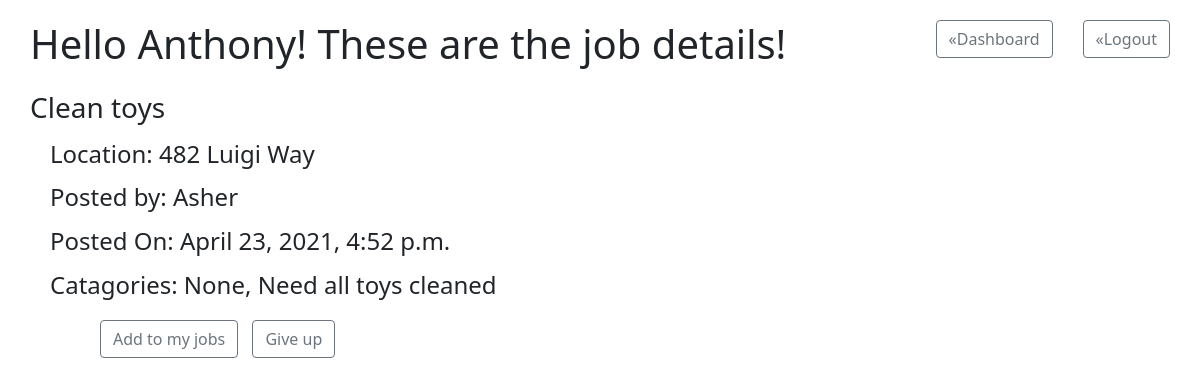
Page /job/3/view (signed in) on the committed database.
### helper_app/models.py (models this page shows)
class User(models.Model):
    first_name = models.CharField(max_length=50)
    last_name = models.CharField(max_length=50)
    email = models.CharField(max_length=50)
    password = models.CharField(max_length=50)
    created_at = models.DateTimeField(auto_now_add=True)
    updated_at = models.DateTimeField(auto_now=True)
    objects  = UserManager()

class Job(models.Model):
    title = models.CharField(max_length=50)
    description = models.CharField(max_length=255)
    location = models.CharField(max_length=255)
    category = models.CharField(max_length=50)
    user_job = models.ForeignKey(User, related_name="user_jobs", on_delete=models.CASCADE)
    added_job = models.ManyToManyField(User, related_name="added_jobs")
    created_at = models.DateTimeField(auto_now_add=True)
    updated_at = models.DateTimeField(auto_now=True)
    objects = JobManager()

### helper_app/views.py (the view)
# urls.py: path('job/<int:job_id>/view', views.view_job),
def view_job(request, job_id):
    context = {
        'logged_user' : User.objects.get(id=request.session['logged_user']),
        'job' : Job.objects.get(id=job_id),
    }
    return render(request, 'work.html', context)

### helper_app/templates/work.html (shortened to what this page needs)
<!DOCTYPE html>
<html lang="en">
<head>
    {% load static %}
<link rel="stylesheet" href="{% static 'css/helper.css' %}"/>
<link href="https://cdn.jsdelivr.net/npm/bootstrap@5.0.0-beta3/dist/css/bootstrap.min.css" rel="stylesheet">
</head>
<body>
    <div id="view">
    <h1>Hello {{logged_user.first_name}}! These are the job details!</h1>
    <a class="btn btn-outline-secondary" href="/user/logout">&#171;Logout</a>
    <a class="btn btn-outline-secondary" href="/user/hello">&#171;Dashboard</a>
    <h3>{{job.title}}</h3>
    <h4>Location: {{job.location}}</h4>
    <h4>Posted by: {{job.user_job.first_name}}</h4>
    <h4>Posted On: {{job.created_at}}</h4>
    <h4>Catagories: {{job.category}}, {{job.description}}</h4>
    </div>
    <div id="giveAdd">
        <a href="/add/{{job.id}}/job" class="btn btn-outline-secondary">Add to my jobs</a>
            <a href="/give/{{job.id}}/job" class="btn btn-outline-secondary">Give up</a>
        </div>
</body>
</html>

### helper_app/static/css/helper.css (style rules this page uses)
* { margin:0; padding:0; }
h1 { display: block; margin-bottom: 20px; }
#view { margin:20px 0 0 30px; }
#view h1 { display: inline-block; }
#view a { float:right; margin-right: 30px; }
#view h3 { margin-top: 15px; }
#view h4 { margin:15px 0 0 20px; }
#giveAdd a { margin:20px -90px 0 100px; }

### rows in the picture
User: first_name "Anthony"
Job: title "Clean toys", location "482 Luigi Way", user_job.first_name "Asher", created_at "April 23, 2021, 4:52 p.m.", category "None", description "Need all toys cleaned"
